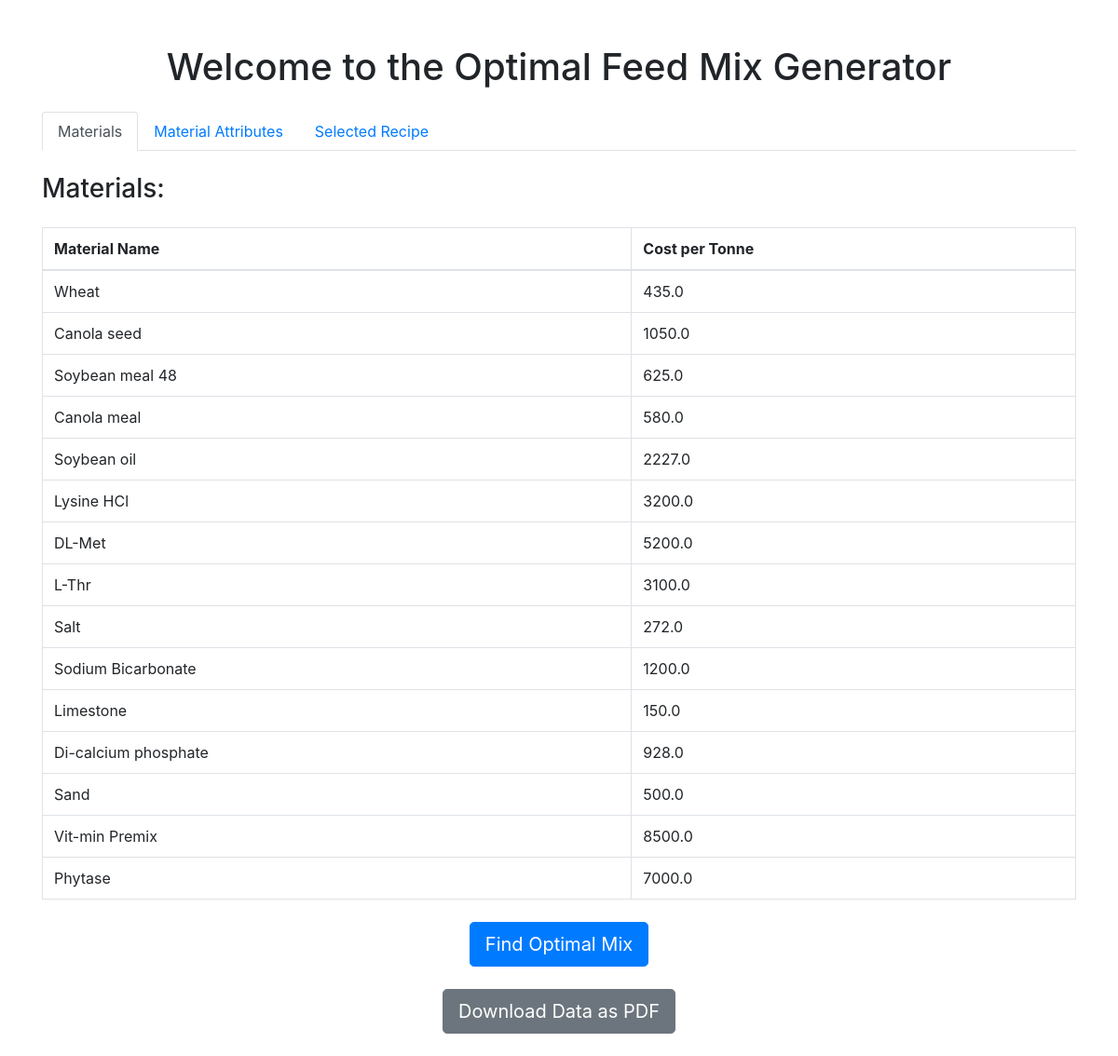
The page / on the database its author committed.
### ingredients/models.py (models this page shows, shortened)
class RawMaterial(models.Model):
    name = models.CharField(max_length=255)
    attributes = models.ManyToManyField(MaterialAttribute, through='MaterialAttributeValue')

### ingredients/views.py (the view)
# urls.py: path('', home_view, name='home'),
def home_view(request):
    materials = RawMaterial.objects.all()
    materials_data = [{
        'name': material.name,
        'cost_per_tonne': get_cost_per_tonne(material.name)
    } for material in materials]
    selected_recipe = Recipe.objects.first()
    recipe_data = {
        'name': selected_recipe.name if selected_recipe else "No Recipe Selected",
        'raw_materials': []
    }
    if selected_recipe:
        materials_attributes_data = [
            {
                'name': material.name,
                'attributes': {
                    attr.attribute.name: attr.value for attr in MaterialAttributeValue.objects.filter(raw_material=material)
                }
            } for material in materials
        ]
        result = None
        if request.method == "POST":
            result = calculate_optimal_mix()
        context = {
            'materials': materials_data,
            'selected_recipe': recipe_data,
            'result': result,
            'materials_attributes': materials_attributes_data
        }
        return render(request, 'home.html', context)
    else:
        return render(request, 'home.html')

### ingredients/utils.py (called while the page is built)
def get_cost_per_tonne(material_name):
    try:
        cost_per_tonne_value = float(
            MaterialAttributeValue.objects.get(raw_material__name=material_name, attribute__name="Cost per tonne").value)
        return cost_per_tonne_value
    except MaterialAttributeValue.DoesNotExist:
        return 0  # If this property is not found, it defaults to 0

### ingredients/templates/home.html (shortened to what this page needs)
﻿<!DOCTYPE html>
<html lang="en">
<head>
    <link rel="stylesheet" href="https://maxcdn.bootstrapcdn.com/bootstrap/4.0.0/css/bootstrap.min.css">
</head>
<body>
<h1 class="text-center my-4">Welcome to the Optimal Feed Mix Generator</h1>
<div class="container">
    <ul class="nav nav-tabs">
        <li class="nav-item">
            <a class="nav-link active" href="#materials" data-toggle="tab">Materials</a>
        </li>
        <li class="nav-item">
            <a class="nav-link" href="#attributes" data-toggle="tab">Material Attributes</a>
        </li>
        <li class="nav-item">
            <a class="nav-link" href="#recipe" data-toggle="tab">Selected Recipe</a>
        </li>
    </ul>
    <div class="tab-content mt-4">
        <div class="tab-pane fade show active" id="materials">
            <h3 class="mb-4">Materials:</h3>
            <table class="table table-bordered table-hover">
                <thead>
                <tr>
                    <th>Material Name</th>
                    <th>Cost per Tonne</th>
                </tr>
                </thead>
                <tbody>
                {% for material_data in materials %}
                <tr>
                    <td>{{ material_data.name }}</td>
                    <td>{{ material_data.cost_per_tonne }}</td>
                </tr>
                {% endfor %}
                </tbody>
            </table>
        </div>
    </div>
</div>
<form method="post" class="text-center my-4">
    <button type="submit" class="btn btn-primary btn-lg">Find Optimal Mix</button>
</form>
<div class="text-center my-4">
    <a href="{% url 'download_pdf' %}" class="btn btn-secondary btn-lg">Download Data as PDF</a>
</div>
</body>
</html>

### rows shown on the page
RawMaterial: name "Wheat"
RawMaterial: name "Canola seed"
RawMaterial: name "Soybean meal 48"
RawMaterial: name "Canola meal"
RawMaterial: name "Soybean oil"
RawMaterial: name "Lysine HCl"
RawMaterial: name "DL-Met"
RawMaterial: name "L-Thr"
RawMaterial: name "Salt"
RawMaterial: name "Sodium Bicarbonate"
RawMaterial: name "Limestone"
RawMaterial: name "Di-calcium phosphate"
RawMaterial: name "Sand"
RawMaterial: name "Vit-min Premix"
RawMaterial: name "Phytase"

### other values the page prints
{{ material_data.cost_per_tonne }} "435.0" "1050.0" "625.0" "580.0" "2227.0" "3200.0" "5200.0" "3100.0" "272.0" "1200.0" "150.0" "928.0" "500.0" "8500.0" "7000.0"
